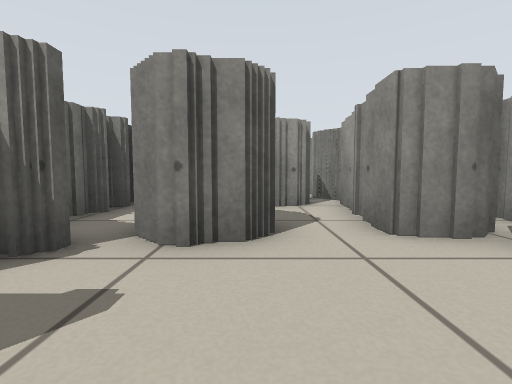
[1] (above)

16 first-person views from a walk through a robot-simulator world made for Stage. The camera is 0.39 m above the floor, tilts 4° down and sees 85° across. The lines on the ground mark 1 m squares. The floor is counted in squares, 0.5 m on a side. Each view is taken from the middle of a square. On the plan, view 1 faces up. The plan holds only what a view shows up to about 10 squares ahead; the rest is blank. The place goes on beyond the plan. The robots in the file are not drawn.

[2]
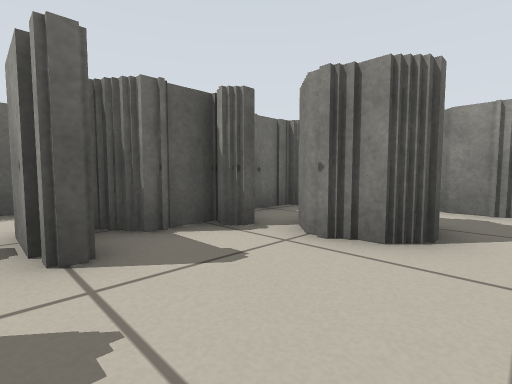

[3]
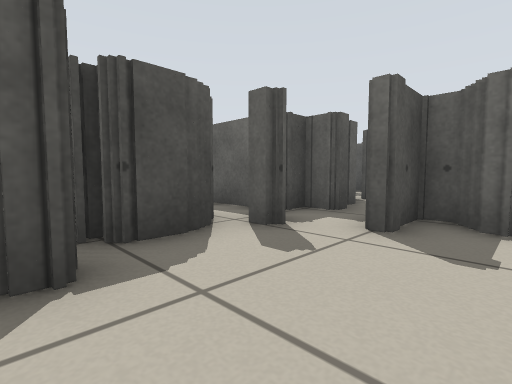

[4]
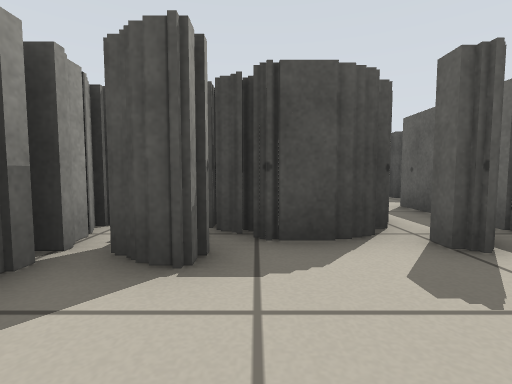

[5]
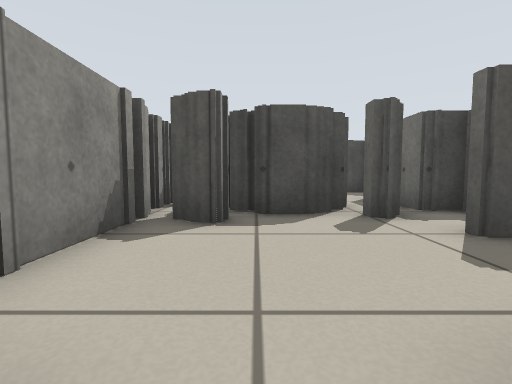

[6]
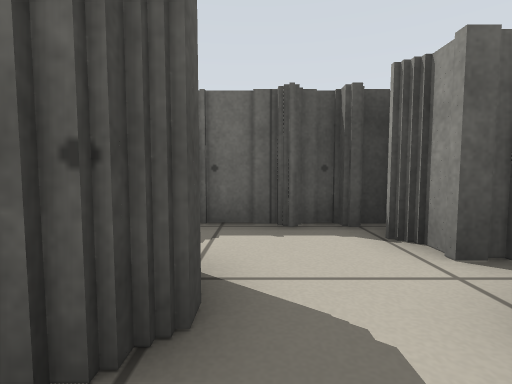

[7]
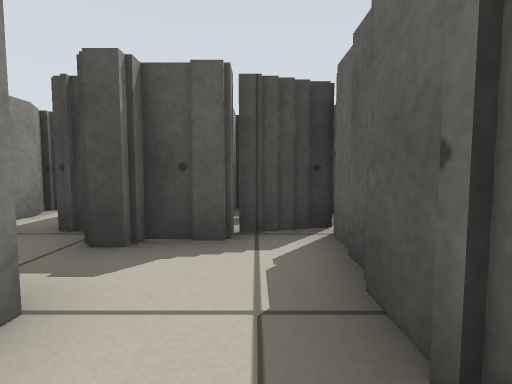

[8]
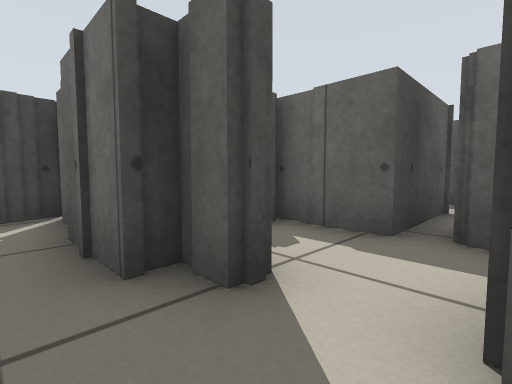

[9]
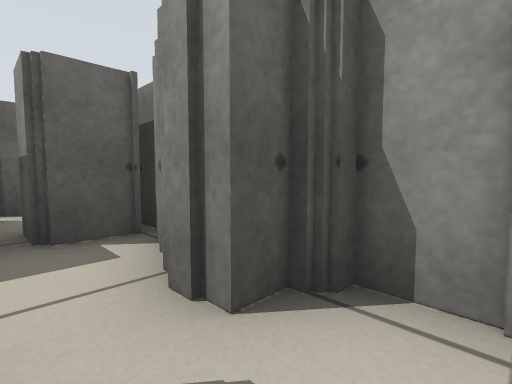

[10]
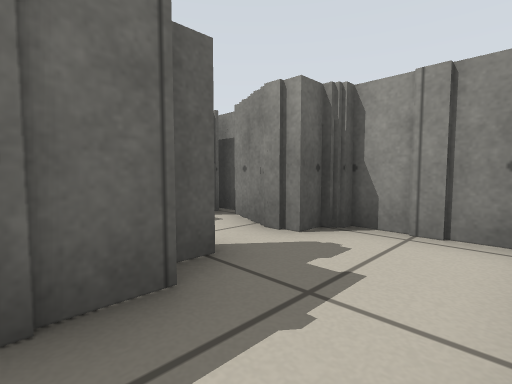

[11]
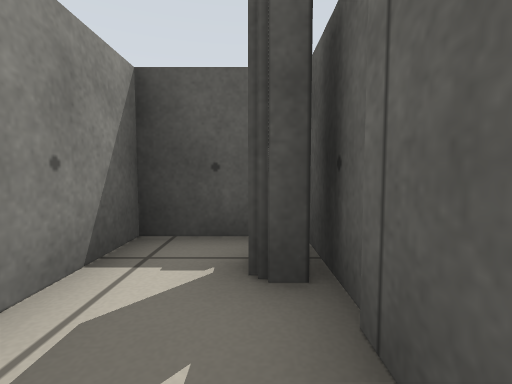

[12]
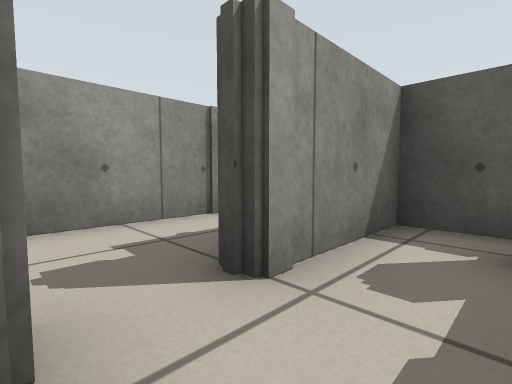

[13]
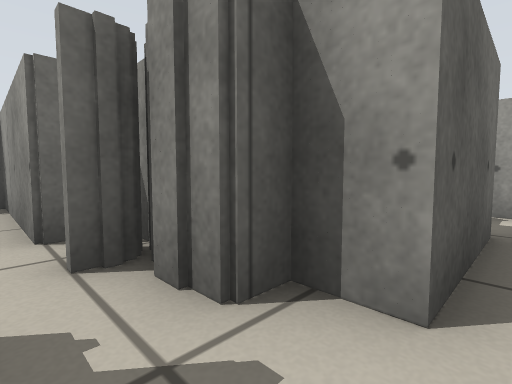

[14]
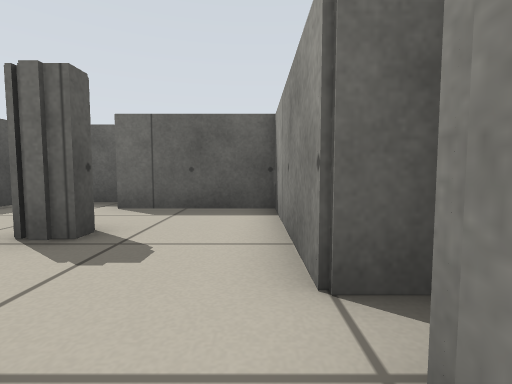

[15]
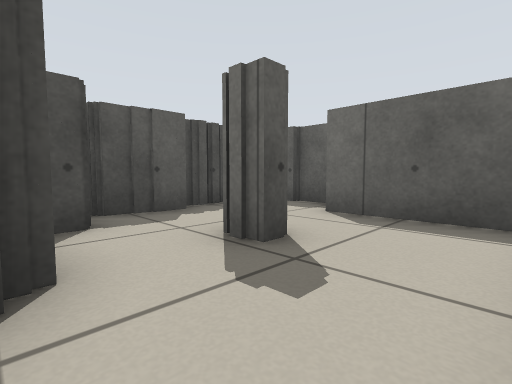

[16]
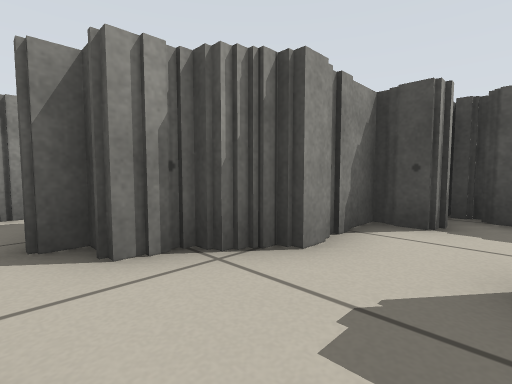

### Floor plan
Points are (right, up) in squares from view 1. A wall is a line through its corners. A room is listed if a view was taken in it or the views show most of it. See-through windows are left out.
Room 1 (views 1, 2, 3, 4)
walls: (1.5, -0.4) (2.2, -0.4); (-2.1, 0.3) (-3.4, 0.3); (-0.4, -1.2) (1.1, -1.2); (-1.5, -0.7) (-1, -0.7); (-2, 2.6) (-2.6, 2.6) (-2.6, 1.5) (-3, 1.5); (0, 3.6) (0, 3.1) (-1.4, 3.1); (0.9, -1.6) (1.6, -1.6); (-3.2, 0.7) (-1.7, 0.7) (-1.7, 0.2); (3, -0.4) (3, 2); (3, 3.3) (1.7, 3.3); (-3.6, -0.7) (-3.2, -0.7); (-3.2, -1.6) (-2.3, -1.6)
ways out: opening at (1, 3) to room 2; opening at (-2, 0) to room 7; opening at (-3, 0) to room 8
Room 2 (views 5, 6)
walls: (-0.4, 4.4) (0.1, 4.4); (-3.2, 5.5) (-3.2, 4.1); (-1.4, 7.4) (-1.4, 6.8) (-2.2, 6.8); (1.1, 6.4) (-0.4, 6.4); (-3.2, 6.4) (-3.2, 5.6); (2, 4.9) (2, 6.5); (1.7, 3.3) (1.7, 4.6)
ways out: opening at (1, 3) to room 1
Room 3 (views 7, 8, 9, 10)
walls: (-5.8, 4.4) (-6.1, 4.4) (-6.1, 4); (-6.6, 2.6) (-6.1, 2.6) (-6.1, 1.9) (-5.7, 1.9) (-5.7, 0); (-4.1, 4.8) (-5.9, 4.8); (-3.6, 0.5) (-3.6, 3.6)
ways out: opening at (-6, 3) to room 4; opening at (-4.5, 1.5) to room 8
Room 4 (views 11, 12)
walls: (-8.5, 1.2) (-8, 1.2); (-8.5, 2.8) (-8.5, -0.1); (-8, -0.4) (-6.6, -0.4) (-6.6, 2.6); (-8.5, 4.5) (-8.5, 3.3); (-6.1, 4) (-7.2, 4); (-8.2, 4.8) (-9.2, 4.8)
ways out: opening at (-6, 3) to room 3
Room 5 (views 13, 14)
walls: (-3.2, -5) (-4.5, -5); (-4.5, -6.8) (-3.6, -6.8) (-3.6, -6.3) (-3.2, -6.3) (-3.2, -6.9); (-2.3, -4.4) (-3.2, -4.4); (-1, -6.6) (-1, -6.1)
ways out: opening at (-4, -6) to room 6; opening at (-2, -5) to room 7
Room 6 (views 15, 16)
walls: (-7.8, -8.1) (-7.2, -8.1) (-7.2, -9); (-4.9, -8.1) (-4.9, -7.6) (-4.5, -7.6) (-4.5, -6.8); (-6.1, -10.8) (-6.1, -10.3) (-5.2, -10.3) (-5.2, -8); (-5.7, -5.5) (-10, -5.5) (-10, -9); (-8.2, -11.4) (-6.5, -11.4); (-11.2, -9.5) (-11.2, -10.6); (-6.6, -11.7) (-6, -11.7); (-9.6, -11.7) (-8.4, -11.7); (-4.5, -5.5) (-4.9, -5.5); (-10.8, -11.7) (-10.2, -11.7); (-4.6, -4.7) (-5.2, -4.7)
ways out: opening at (-4, -6) to room 5
Room 7 (no view inside)
walls: (-1, -3.4) (-1, -2.5); (-2.3, -1.6) (-2.3, -4.4); (-3.2, -4.4) (-3.2, -5); (-3.2, -0.7) (-3.2, -1.6)
ways out: opening at (-2, 0) to room 1; opening at (-2, -5) to room 5
Room 8 (no view inside)
walls: (-5.9, -0.1) (-5.9, -1.4); (-5.6, -1.6) (-4.9, -1.6) (-4.9, -1.2) (-3.6, -1.2) (-3.6, -0.7)
ways out: opening at (-3, 0) to room 1; opening at (-4.5, 1.5) to room 3

Where each view was taken, in squares from view 1:
view 1: 0 up, 0 right, facing up
view 2: 0 up, 1 right, facing up-left
view 3: 2 up, 2 right, facing down-left
view 4: 2 up, 1 right, facing down
view 5: 4 up, 1 right, facing down
view 6: 5 up, 1 right, facing left
view 7: 2 up, 5 left, facing down
view 8: 4 up, 5 left, facing down-left
view 9: 3 up, 5 left, facing up-left
view 10: 1 up, 4 left, facing up-left
view 11: 3 up, 8 left, facing down
view 12: 4 up, 8 left, facing down-right
view 13: 6 down, 2 left, facing up-left
view 14: 6 down, 4 left, facing left
view 15: 6 down, 5 left, facing down-left
view 16: 6 down, 7 left, facing down-right
